Frame 1 (no input): blank canvas, image omitted
Frame 60 (no input): blank canvas, image omitted
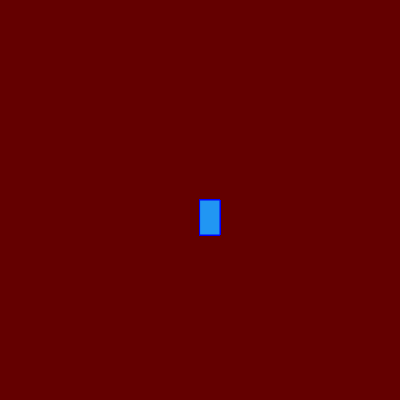
Frame 120 (the mouse pressed at the canvas centre since frame 60)

The p5.js sketch whose frames 1 and 60 were blank and that drew this single picture after the mouse press (run headless with seeded random() and noise() and a simulated clock; from frame 60 on, the mouse is pressed at the canvas centre):

// p5.js sketch
// ── sketch.js
let cor;

let posicaoHorizontal;

let posicaoVertical;


function setup() {
  
  
  createCanvas(400, 400);
  background(color(100, 0, 0));
  cor = "color(random(0, 225), random(0, 225), randow(0, 225))";
  posicaoHorizontal = 200;
  posicaoVertical = 200;
  }

function draw() {
  stroke("blue");
  fill("#2196F3");

  // console.log(mouseIsPressed)

  if (mouseIsPressed) {
    rect(mouseX, mouseY, 20, 35);
  }
}
